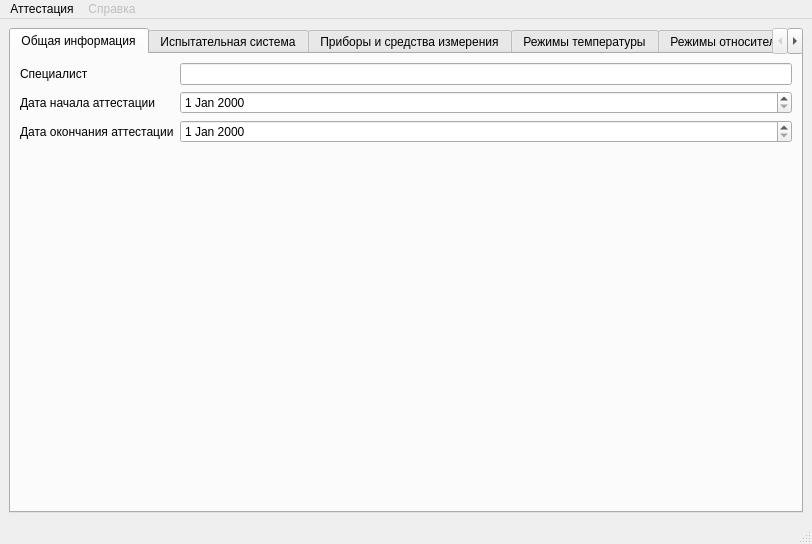
<?xml version="1.0" encoding="UTF-8"?>
<ui version="4.0">
 <class>MainWindow</class>
 <widget class="QMainWindow" name="MainWindow">
  <property name="geometry">
   <rect>
    <x>0</x>
    <y>0</y>
    <width>812</width>
    <height>544</height>
   </rect>
  </property>
  <property name="minimumSize">
   <size>
    <width>812</width>
    <height>544</height>
   </size>
  </property>
  <property name="windowTitle">
   <string>EasyTest 2</string>
  </property>
  <property name="unifiedTitleAndToolBarOnMac">
   <bool>false</bool>
  </property>
  <widget class="QWidget" name="centralwidget">
   <property name="autoFillBackground">
    <bool>false</bool>
   </property>
   <layout class="QVBoxLayout" name="verticalLayout">
    <item>
     <widget class="QTabWidget" name="tabWidget">
      <property name="enabled">
       <bool>true</bool>
      </property>
      <property name="currentIndex">
       <number>0</number>
      </property>
      <widget class="QWidget" name="tab">
       <attribute name="title">
        <string>Общая информация</string>
       </attribute>
       <layout class="QVBoxLayout" name="verticalLayout_3">
        <item>
         <layout class="QFormLayout" name="formLayout">
          <item row="0" column="0">
           <widget class="QLabel" name="specialist_lbl">
            <property name="text">
             <string>Специалист</string>
            </property>
           </widget>
          </item>
          <item row="0" column="1">
           <widget class="QLineEdit" name="specialist"/>
          </item>
          <item row="1" column="0">
           <widget class="QLabel" name="test_start_date_lbl">
            <property name="text">
             <string>Дата начала аттестации</string>
            </property>
           </widget>
          </item>
          <item row="1" column="1">
           <widget class="QDateEdit" name="test_start_date"/>
          </item>
          <item row="2" column="0">
           <widget class="QLabel" name="test_end_date_lbl">
            <property name="text">
             <string>Дата окончания аттестации</string>
            </property>
           </widget>
          </item>
          <item row="2" column="1">
           <widget class="QDateEdit" name="test_end_date"/>
          </item>
         </layout>
        </item>
       </layout>
      </widget>
      <widget class="QWidget" name="tab_3">
       <attribute name="title">
        <string>Испытательная система</string>
       </attribute>
       <layout class="QVBoxLayout" name="verticalLayout_2">
        <item>
         <layout class="QFormLayout" name="formLayout_2">
          <item row="0" column="0">
           <widget class="QLabel" name="system_select_lbl">
            <property name="text">
             <string>Выбор испытательной системы</string>
            </property>
           </widget>
          </item>
          <item row="0" column="1">
           <widget class="QComboBox" name="system_select"/>
          </item>
         </layout>
        </item>
        <item>
         <widget class="QListWidget" name="listWidget"/>
        </item>
       </layout>
      </widget>
      <widget class="QWidget" name="tab_2">
       <attribute name="title">
        <string>Приборы и средства измерения</string>
       </attribute>
       <layout class="QVBoxLayout" name="verticalLayout_4">
        <item>
         <widget class="QListWidget" name="listWidget_2"/>
        </item>
        <item>
         <widget class="QListWidget" name="listWidget_3"/>
        </item>
       </layout>
      </widget>
      <widget class="QWidget" name="tab_4">
       <attribute name="title">
        <string>Режимы температуры</string>
       </attribute>
       <layout class="QVBoxLayout" name="verticalLayout_5">
        <item>
         <widget class="QListWidget" name="listWidget_4"/>
        </item>
        <item>
         <widget class="QPushButton" name="pushButton">
          <property name="minimumSize">
           <size>
            <width>0</width>
            <height>40</height>
           </size>
          </property>
          <property name="text">
           <string>Добавить режим температуры</string>
          </property>
         </widget>
        </item>
       </layout>
      </widget>
      <widget class="QWidget" name="tab_5">
       <attribute name="title">
        <string>Режимы относительной влажности</string>
       </attribute>
       <layout class="QVBoxLayout" name="verticalLayout_6">
        <item>
         <widget class="QListWidget" name="listWidget_5"/>
        </item>
        <item>
         <widget class="QPushButton" name="pushButton_2">
          <property name="minimumSize">
           <size>
            <width>0</width>
            <height>40</height>
           </size>
          </property>
          <property name="text">
           <string>Добавить режим относительной влажности</string>
          </property>
         </widget>
        </item>
       </layout>
      </widget>
     </widget>
    </item>
   </layout>
  </widget>
  <widget class="QMenuBar" name="menubar">
   <property name="geometry">
    <rect>
     <x>0</x>
     <y>0</y>
     <width>812</width>
     <height>21</height>
    </rect>
   </property>
   <widget class="QMenu" name="menu">
    <property name="title">
     <string>Аттестация</string>
    </property>
    <addaction name="new_test"/>
    <addaction name="open_test"/>
    <addaction name="separator"/>
    <addaction name="save"/>
    <addaction name="save_as"/>
    <addaction name="settings"/>
    <addaction name="separator"/>
    <addaction name="action_7"/>
    <addaction name="action_13"/>
    <addaction name="separator"/>
    <addaction name="exit"/>
    <addaction name="separator"/>
   </widget>
   <widget class="QMenu" name="menu_2">
    <property name="enabled">
     <bool>false</bool>
    </property>
    <property name="title">
     <string>Справка</string>
    </property>
    <addaction name="about"/>
    <addaction name="separator"/>
    <addaction name="help"/>
   </widget>
   <addaction name="menu"/>
   <addaction name="menu_2"/>
  </widget>
  <widget class="QStatusBar" name="statusbar"/>
  <action name="new_test">
   <property name="text">
    <string>Новая аттестация</string>
   </property>
   <property name="statusTip">
    <string>Создать новый файл аттестации</string>
   </property>
  </action>
  <action name="open_test">
   <property name="text">
    <string>Открыть</string>
   </property>
   <property name="statusTip">
    <string>Открыть существующий файл аттестации</string>
   </property>
  </action>
  <action name="action_3">
   <property name="text">
    <string>Сохранить</string>
   </property>
  </action>
  <action name="action_4">
   <property name="text">
    <string>Сохранить как</string>
   </property>
  </action>
  <action name="save">
   <property name="text">
    <string>Сохранить</string>
   </property>
   <property name="statusTip">
    <string>Сохранить изменения текущего файла</string>
   </property>
  </action>
  <action name="save_as">
   <property name="text">
    <string>Сохранить как</string>
   </property>
   <property name="statusTip">
    <string>Сохранить текущий файл под новым именем</string>
   </property>
  </action>
  <action name="action_9">
   <property name="text">
    <string>Выход</string>
   </property>
  </action>
  <action name="about">
   <property name="enabled">
    <bool>false</bool>
   </property>
   <property name="text">
    <string>О программе</string>
   </property>
   <property name="statusTip">
    <string>Информация о программе</string>
   </property>
  </action>
  <action name="action_11">
   <property name="text">
    <string>Справка</string>
   </property>
  </action>
  <action name="help">
   <property name="enabled">
    <bool>false</bool>
   </property>
   <property name="text">
    <string>Справка</string>
   </property>
   <property name="statusTip">
    <string>Справочная информация для пользователей</string>
   </property>
  </action>
  <action name="settings">
   <property name="enabled">
    <bool>false</bool>
   </property>
   <property name="text">
    <string>Настройки</string>
   </property>
   <property name="statusTip">
    <string>Настройки программы</string>
   </property>
  </action>
  <action name="exit">
   <property name="text">
    <string>Выход</string>
   </property>
   <property name="statusTip">
    <string>Выход из программы</string>
   </property>
  </action>
  <action name="action">
   <property name="text">
    <string>Расчитать результаты</string>
   </property>
  </action>
  <action name="action_7">
   <property name="text">
    <string>Рассчитать результаты</string>
   </property>
   <property name="statusTip">
    <string>Произвести расчёт результатов аттестации на основе предоставленной информации</string>
   </property>
  </action>
  <action name="action_13">
   <property name="text">
    <string>Сформировать протокол</string>
   </property>
   <property name="statusTip">
    <string>Сформировать протокол (в протокол будут включены те режимы для которых был произведён успешный расчёт)</string>
   </property>
  </action>
 </widget>
 <resources/>
 <connections/>
</ui>
